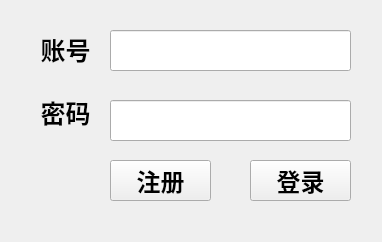
<?xml version="1.0" encoding="UTF-8"?>
<ui version="4.0">
 <class>Login</class>
 <widget class="QWidget" name="Login">
  <property name="geometry">
   <rect>
    <x>0</x>
    <y>0</y>
    <width>382</width>
    <height>242</height>
   </rect>
  </property>
  <property name="windowTitle">
   <string>Form</string>
  </property>
  <widget class="QLineEdit" name="AccountEdit">
   <property name="geometry">
    <rect>
     <x>110</x>
     <y>30</y>
     <width>241</width>
     <height>41</height>
    </rect>
   </property>
   <property name="font">
    <font>
     <pointsize>17</pointsize>
    </font>
   </property>
  </widget>
  <widget class="QLineEdit" name="PasswordEdit">
   <property name="geometry">
    <rect>
     <x>110</x>
     <y>100</y>
     <width>241</width>
     <height>41</height>
    </rect>
   </property>
   <property name="font">
    <font>
     <pointsize>17</pointsize>
    </font>
   </property>
  </widget>
  <widget class="QPushButton" name="pushButtonRegister">
   <property name="geometry">
    <rect>
     <x>110</x>
     <y>160</y>
     <width>101</width>
     <height>41</height>
    </rect>
   </property>
   <property name="font">
    <font>
     <family>宋体</family>
     <pointsize>18</pointsize>
     <weight>75</weight>
     <bold>true</bold>
    </font>
   </property>
   <property name="text">
    <string>注册</string>
   </property>
  </widget>
  <widget class="QPushButton" name="pushButtonLogin">
   <property name="geometry">
    <rect>
     <x>250</x>
     <y>160</y>
     <width>101</width>
     <height>41</height>
    </rect>
   </property>
   <property name="font">
    <font>
     <family>宋体</family>
     <pointsize>18</pointsize>
     <weight>75</weight>
     <bold>true</bold>
    </font>
   </property>
   <property name="text">
    <string>登录</string>
   </property>
  </widget>
  <widget class="QWidget" name="layoutWidget">
   <property name="geometry">
    <rect>
     <x>0</x>
     <y>20</y>
     <width>131</width>
     <height>121</height>
    </rect>
   </property>
   <layout class="QVBoxLayout" name="verticalLayout">
    <item>
     <widget class="QLabel" name="label">
      <property name="font">
       <font>
        <family>楷体</family>
        <pointsize>19</pointsize>
        <weight>75</weight>
        <bold>true</bold>
       </font>
      </property>
      <property name="text">
       <string>账号</string>
      </property>
      <property name="alignment">
       <set>Qt::AlignCenter</set>
      </property>
     </widget>
    </item>
    <item>
     <widget class="QLabel" name="label_2">
      <property name="font">
       <font>
        <family>楷体</family>
        <pointsize>19</pointsize>
        <weight>75</weight>
        <bold>true</bold>
       </font>
      </property>
      <property name="text">
       <string>密码</string>
      </property>
      <property name="alignment">
       <set>Qt::AlignCenter</set>
      </property>
     </widget>
    </item>
   </layout>
  </widget>
 </widget>
 <resources/>
 <connections/>
</ui>
